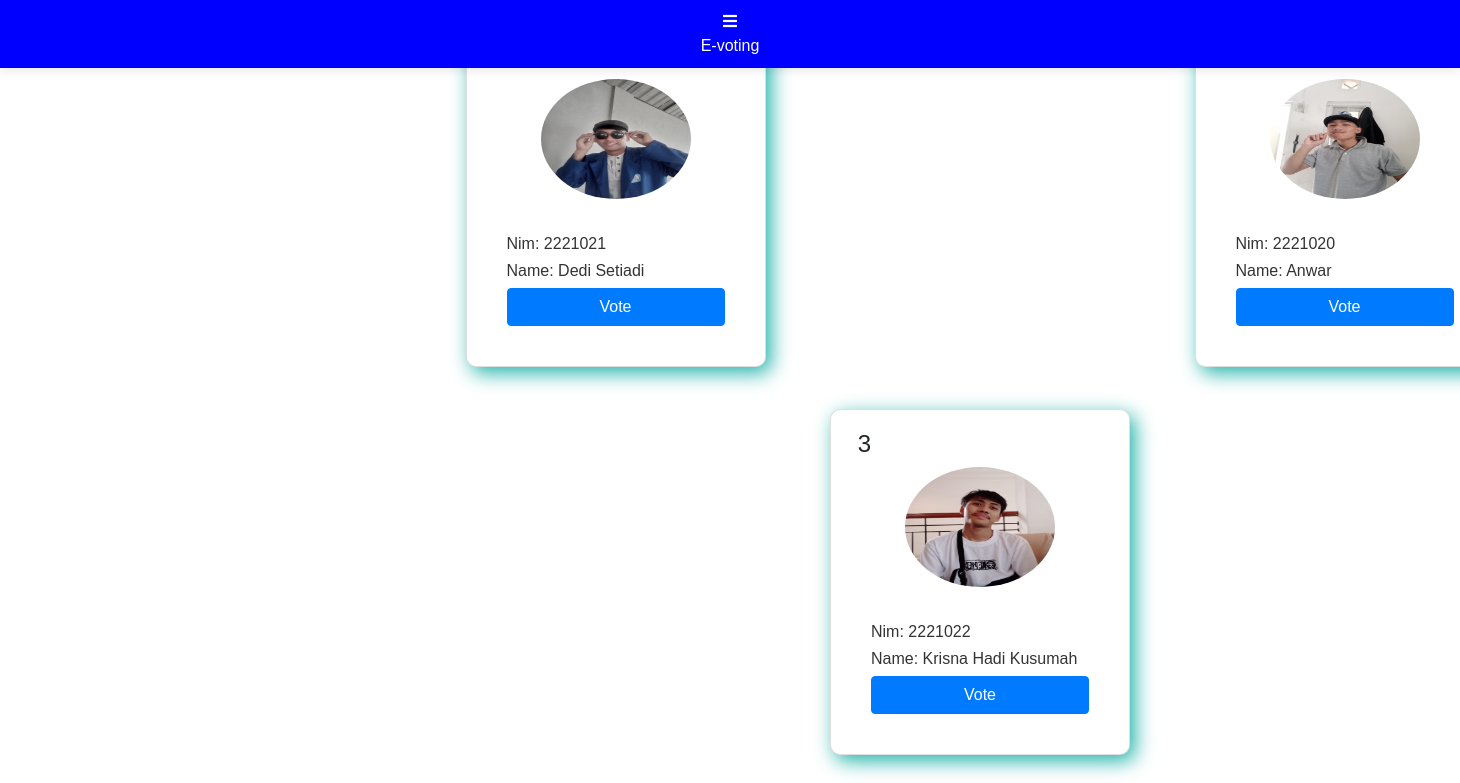
The page /LoginSuccess.php (signed in) on the database its author committed.
### tables this page shows
CREATE TABLE `kandidat` (
  `id_nomine` INT(10) NOT NULL,
  `Nim` INT(20) NOT NULL,
  `FullName` VARCHAR(40) NOT NULL,
  `PartyName` VARCHAR(40) NOT NULL,
  `visi` VARCHAR(255) NOT NULL,
  `misi` VARCHAR(255) NOT NULL,
  `Image` VARCHAR(100) NOT NULL,
  `Votes` INT(100) NOT NULL,
  `Status` VARCHAR(11) NOT NULL
);

### LoginSuccess.php (the view, shortened to what this page needs)
<!DOCTYPE html>
<html lang="en">
<head>
  <link rel="stylesheet" href="style/panel.css">
  <link rel="stylesheet" href="https://stackpath.bootstrapcdn.com/bootstrap/4.5.2/css/bootstrap.min.css">
  <link rel="stylesheet" href="https://pro.fontawesome.com/releases/v5.10.0/css/all.css" />
</head>
<body>
  <div class="fixed-nav">
    <?php include "Loginnav.php"; ?>E-voting
  </div>
  <div class="container-fluid" style="position: relative; z-index: 1;">
    <?php
    include("koneksi.php");
    $query = "select * from register";
    $run = mysqli_query($conn, $query);
    $row = mysqli_fetch_array($run);
    $RStatus = $row['Status'];
    if ($RStatus == 'ON') {
      $view = "select * from kandidat";
      $run1 = mysqli_query($conn, $view);
      $count = 0;
      while ($row1 = mysqli_fetch_array($run1)) {
        $id = $row1['id_nomine'];
        $Nim = $row1['Nim'];
        $FullName1 = $row1['FullName'];
        $Image = $row1['Image'];
    ?>
        <?php if ($count % 2 == 0) : ?>
          <div class="row">
          <?php endif; ?>
          <div class="col-md-6 card">
            <h4 style="text-transform: capitalize;">
              <i class='fab fa-<?php echo $id; ?>'></i> <?php echo $id; ?>
            </h4>
            <center>
              <img class="card-img-top" src="upload/<?php echo $Image; ?>" alt="Card image">
            </center>
            <div class="card-body">
              <h6 class="card-title" style="text-transform: capitalize;">Nim: <?php echo "$Nim"; ?></h6>
              <h6 class="card-title" style="text-transform: capitalize;">Name: <?php echo "$FullName1"; ?></h6>
              <a href="LoginVoteS.php?Party=<?php echo $FullName1; ?>" class="btn btn-primary" style="width: 100%;">Vote </a>
            </div>
          </div>
          <?php if ($count % 2 != 0 || $count == mysqli_num_rows($run1) - 1) : ?>
          </div>
        <?php endif; ?>
        <?php $count++; ?>
    <?php
      }
    } else {
      echo "<br><br><br><br>";
      echo "<center style='margin-left: 270px;color:red;'><h3>Voting is No Available.</h3></center>";
    } ?>
  </div>
  <br>
</body>
</html>

### style/panel.css (style rules this page uses)
@media (min-width: 768px) { div.container-fluid { margin-left: 250px; } }

### LoginSuccess.php (style rules this page uses)
.card { margin: 0px; padding: 10px; box-shadow: 5px 6px 20px lightseagreen; width: 150px; }
.card img { width: 100%; height: 120px; }
.row { padding: 1px; }
.fixed-nav { position: fixed; top: 0; left: 0; width: 100%; z-index: 1000; background-color: blue; padding: 10px; box-shadow: 0 2px 10px rgba(0, 0, 0, 0.1); top: 0; left: 0; width: 100%; background: blue; color: white; text-align: center; padding: 10px; z-index: 1000; }

### Loginnav.php (style rules this page uses)
* { font-family: 'Montserrat', sans-serif; }
.card { width: 80%; max-width: 300px; margin: 20px auto; padding: 20px; box-shadow: 5px 6px 20px lightseagreen; background-color: #fff; border-radius: 10px; overflow: hidden; }
.card img { width: 100%; max-width: 150px; border-radius: 50%; margin: 0 auto 15px; display: block; }
.card h6 { font-size: 16px; margin-bottom: 8px; color: #333; }

### rows shown on the page
kandidat: Image (picture), Nim "2221021", FullName "Dedi Setiadi"
kandidat: Image (picture), Nim "2221020", FullName "Anwar"
kandidat: id_nomine "3", Image (picture), Nim "2221022", FullName "Krisna Hadi Kusumah"
